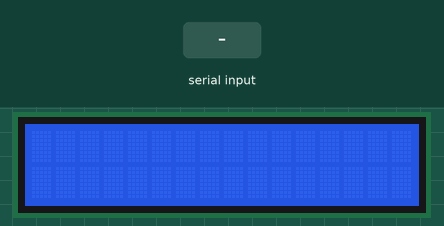
Bench run of a sketch on a simulated Arduino Uno, built with avr-gcc and run on an emulated ATmega328P. Parts: 16×2 character LCD. Inputs (shaded band) come from the test bench.

Above: at 1.3 s.
1.4 s: "1" received over Serial
At 2.8 s:
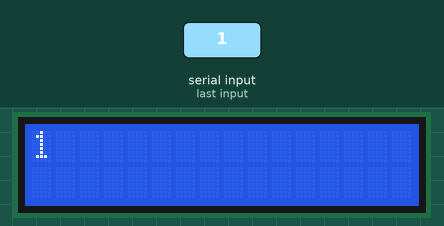
3.4 s: "0" received over Serial
At 4.3 s:
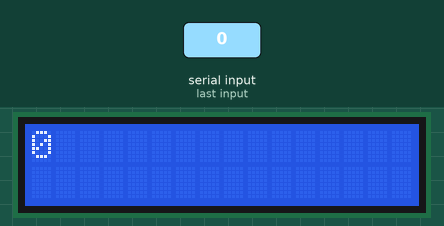
5.4 s: "2" received over Serial
At 7.1 s:
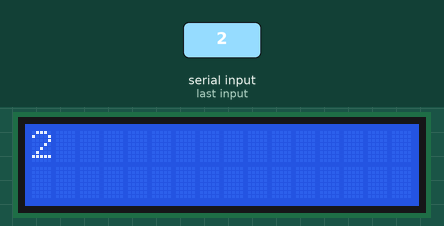
Timing chart, 0 to 8.6 s (numbered marks = the images above; inputs shaded):
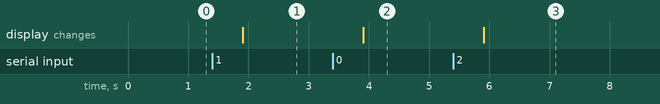

Measured:
- after the input at 1.4 s, the display: changes after 0.51 s (image 1)
- after the input at 3.4 s, the display: changes after 0.51 s (image 2)
- after the input at 5.4 s, the display: changes after 0.51 s (image 3)

The sketch:

test-write-lcd.ino
```cpp
#include <Wire.h>
#include <LiquidCrystal_I2C.h>
LiquidCrystal_I2C lcd(0x20,16,2);


void setup() {
  lcd.init();
  lcd.init();
  lcd.backlight();
  lcd.begin(16,2);
  Serial.begin(9600);

}

void loop() {
if(Serial.available()){
  delay(500);
  lcd.clear();
  while(Serial.available()>0){
   // lcd.print("You:");
    lcd.setCursor(0,0);
    lcd.write(Serial.read());
    }
  }

}
```
